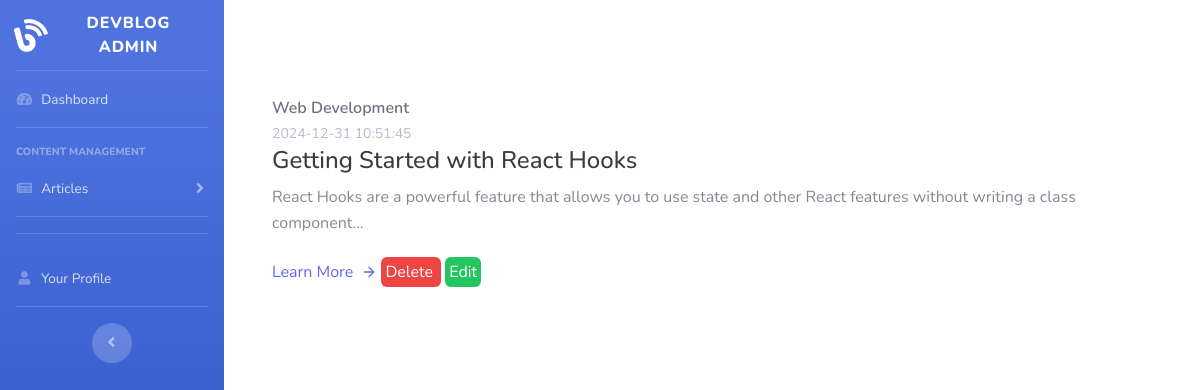
/views/articles/display_article.php, run on the app's committed database.
### tables this page shows
CREATE TABLE articles (
    id BIGINT PRIMARY KEY AUTO_INCREMENT,
    title VARCHAR(255) NOT NULL,
    slug VARCHAR(255) NOT NULL,
    content TEXT NOT NULL,
    excerpt TEXT,
    meta_description VARCHAR(160),
    category_id BIGINT NOT NULL,
    featured_image VARCHAR(255),
    status ENUM('draft', 'published', 'scheduled') NOT NULL DEFAULT 'draft',
    scheduled_date DATETIME NULL,
    author_id BIGINT NOT NULL,
    created_at TIMESTAMP DEFAULT CURRENT_TIMESTAMP,
    updated_at TIMESTAMP DEFAULT CURRENT_TIMESTAMP ON UPDATE CURRENT_TIMESTAMP,
    views INTEGER DEFAULT 0,
    UNIQUE KEY idx_articles_slug (slug),
    KEY idx_articles_category (category_id),
    KEY idx_articles_author (author_id),
    KEY idx_articles_status_date (status, scheduled_date),
    CONSTRAINT fk_articles_category FOREIGN KEY (category_id) 
        REFERENCES categories (id),
    CONSTRAINT fk_articles_author FOREIGN KEY (author_id) 
        REFERENCES users (id),
    CONSTRAINT chk_scheduled_date CHECK (
        (status != 'scheduled') OR 
        (status = 'scheduled' AND scheduled_date IS NOT NULL)
    )
);

CREATE TABLE categories (
    id BIGINT PRIMARY KEY AUTO_INCREMENT,
    name TEXT NOT NULL
);

### classes/models/article.php (called while the page is built, shortened)
<?php
class Article extends Model {
    public function __construct($db) {
        $this->db = $db;
    }
    public function getAllArticles() {
        $query = "
        SELECT
       articles.id,
       articles.title,
       articles.views,
       articles.status,
       articles.content,
       users.username AS author_name,
       categories.name AS category_name,
       articles.created_at
   FROM
       articles
   JOIN users ON articles.author_id = users.id
   JOIN categories ON articles.category_id = categories.id
   ";
   $stmt = $this->db->prepare($query);
   $stmt->execute();
   return $stmt->fetchAll(PDO::FETCH_ASSOC);
    }
}

### views/articles/display_article.php (the view, shortened to what this page needs)
<?php
$pdo = Database::makeconnection();
$articleModel = new Article($pdo);
$allArticles = $articleModel->getAllArticles();
?>
<!DOCTYPE html>
<html lang="en">
<head>
    <link href="../../admin/vendor/fontawesome-free/css/all.min.css" rel="stylesheet" type="text/css">
    <link href="../../admin/css/sb-admin-2.min.css" rel="stylesheet">
    <script src="https://cdn.tailwindcss.com"></script>
</head>
<body class='flex'>
<?php include '../../admin/components/sidebar.php'; ?>
<section class="text-gray-600 body-font overflow-hidden">
    <div class="container px-5 py-24 mx-auto">
        <div class="-my-8 divide-y-2 divide-gray-100">
            <?php if (empty($allArticles)): ?>
                <p class="text-center text-gray-500">No articles found</p>
            <?php else: ?>
                <?php foreach ($allArticles as $article): ?>
                    <div class="py-8 flex flex-wrap md:flex-nowrap">
                        <div class="md:w-64 md:mb-0 mb-6 flex-shrink-0 flex flex-col">
                            <span class="font-semibold title-font text-gray-700"><?= htmlspecialchars($article['category_name']) ?></span>
                            <span class="mt-1 text-gray-500 text-sm"><?= htmlspecialchars($article['created_at']) ?></span>
                        </div>
                        <div class="md:flex-grow">
                            <h2 class="text-2xl font-medium text-gray-900 title-font mb-2"><?= htmlspecialchars($article['title']) ?></h2>
                            <p class="leading-relaxed"><?= htmlspecialchars($article['content']) ?></p>
                            <a href="/article.php?id=<?= htmlspecialchars($article['id']) ?>" class="text-indigo-500 inline-flex items-center mt-4">
                                Learn More
                                <svg class="w-4 h-4 ml-2" viewBox="0 0 24 24" stroke="currentColor" stroke-width="2" fill="none" stroke-linecap="round" stroke-linejoin="round">
                                    <path d="M5 12h14"></path>
                                    <path d="M12 5l7 7-7 7"></path>
                                </svg>
                            </a>
							<span class="rounded-md bg-red-500 text-white px-1 py-1 mr-1"><a href="?delete_id=<?= $article['id']; ?>" onclick="return confirm('Are you sure you want to delete this article?')"  style="text-decoration:none;color:white;">Delete</a>
							</span>
							<span class="rounded-md bg-green-500 text-white px-1 py-1 mr-1 "style="text-decoration:none; "><a href="?edit_id=<?= $article['id']; ?>" style="text-decoration:none; color:white;">Edit</a>
</span>
                        </div>
                    </div>
                <?php endforeach; ?>
            <?php endif; ?>
        </div>
    </div>
</section>
</body>
</html>

### data on the page
articles: category.name "Web Development", created_at "2024-12-31 10:51:45", title "Getting Started with React Hooks", content "React Hooks are a powerful feature that allows you to use state and other React features without writing a class component..."
